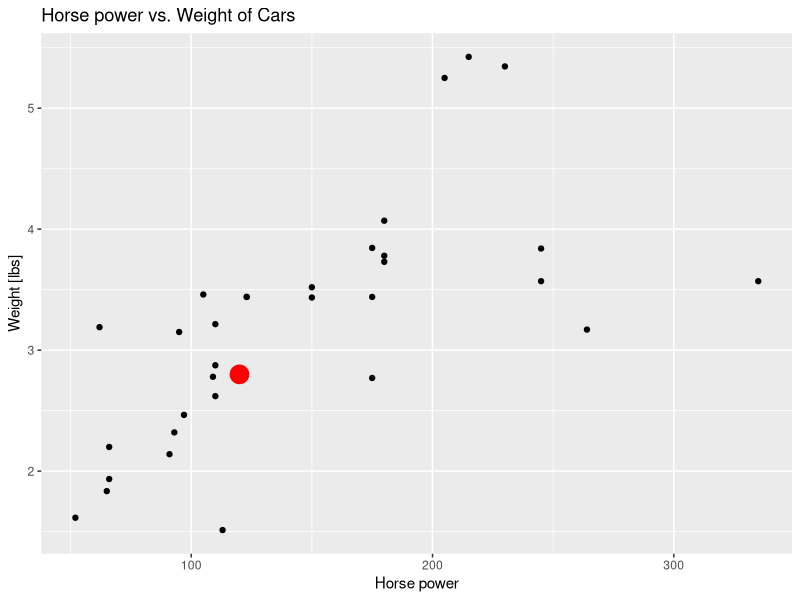

This figure's R source:
## ---- chunk 1
library(ggplot2)
df <- data.frame(hp=120, wt=2.8)
p <- ggplot(mtcars, aes(x=hp, y=wt))
p <- p + geom_point()
p <- p + labs(title="Horse power vs. Weight of Cars", x="Horse power", y="Weight [lbs]")
p <- p + geom_point(data=df, aes(x=hp, y=wt), color="red", size=6)
print(p)
## ---- chunk 2
glm <- glm(data=mtcars, formula=am ~ hp + wt, family=binomial(link="logit"))
## ---- chunk 3
newdata <- data.frame(hp=120, wt=2.8) # hp=horse power, wt=weight [lbs/1000]
predict(glm, newdata, type="response")
